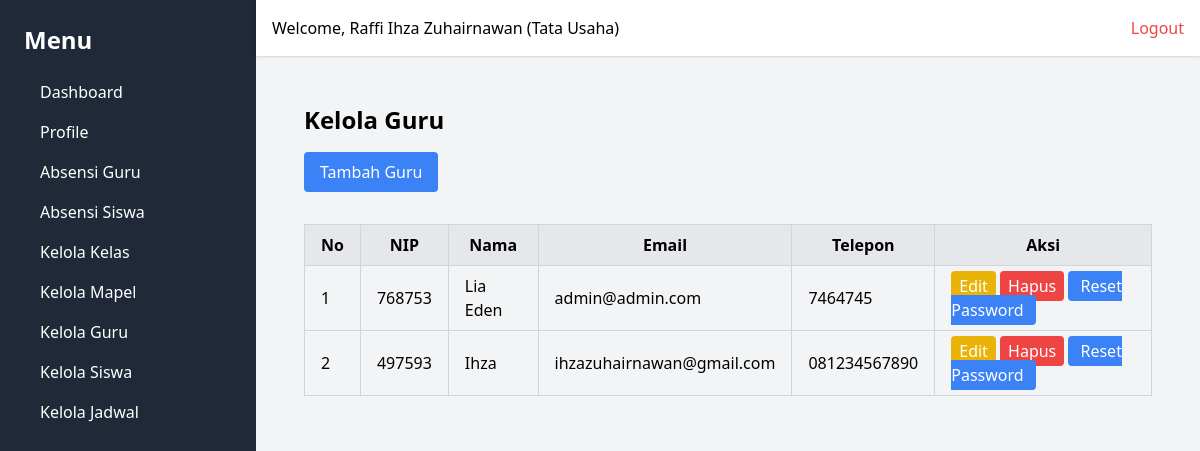
The app's page /guru/ (signed in) with its own data.
### webabsensi/models.py (models this page shows, shortened)
class User(models.Model):
    ROLE_CHOICES = [
        ('Tata Usaha', 'Tata Usaha'),
        ('Guru', 'Guru'),
        ('Kepala Sekolah', 'Kepala Sekolah'),
    ]
    GENDER_CHOICES = [
        ('L', 'Laki-laki'),
        ('P', 'Perempuan'),
    ]
    nip = models.CharField(max_length=20, unique=True)
    email = models.EmailField(unique=True)
    password = models.CharField(max_length=255)
    nama = models.CharField(max_length=50)
    gender = models.CharField(max_length=1, choices=GENDER_CHOICES)
    role = models.CharField(max_length=20, choices=ROLE_CHOICES)
    no_telepon = models.CharField(max_length=15)
    created_at = models.DateTimeField(auto_now_add=True)
    updated_at = models.DateTimeField(auto_now=True)

### webabsensi/views.py (the view)
        def wrapper(request, *args, **kwargs):
            user_id = request.session.get('user_id')
            if not user_id:
                messages.error(request, 'Anda harus login terlebih dahulu.')
                return redirect('login')
            user = User.objects.get(id=request.session['user_id'])
            if user.role not in allowed_roles:
                return render(request, '403.html', {'message': 'Anda tidak memiliki izin untuk mengakses halaman ini.'})
            request.user = user  # Tambahkan user ke request agar dapat digunakan di template
            return view_func(request, *args, **kwargs)

### webabsensi/views.py (called while the page is built)
def role_required(allowed_roles):
    def decorator(view_func):
        def wrapper(request, *args, **kwargs):
            user_id = request.session.get('user_id')
            if not user_id:
                messages.error(request, 'Anda harus login terlebih dahulu.')
                return redirect('login')
            user = User.objects.get(id=request.session['user_id'])
            if user.role not in allowed_roles:
                return render(request, '403.html', {'message': 'Anda tidak memiliki izin untuk mengakses halaman ini.'})
            request.user = user  # Tambahkan user ke request agar dapat digunakan di template
            return view_func(request, *args, **kwargs)
        return wrapper
    return decorator

@role_required(['Tata Usaha', 'Kepala Sekolah'])
def manage_guru(request):
    guru_list = User.objects.filter(role="Guru").order_by('-created_at')
    return render(request, 'guru/manage_guru.html', {'guru_list': guru_list})

### webabsensi/templates/guru/manage_guru.html
{% extends 'base.html' %}
{% block content %}
<div class="p-6">
    <h1 class="text-2xl font-bold mb-4">Kelola Guru</h1>
    <a href="{% url 'add_guru' %}" class="bg-blue-500 text-white px-4 py-2 rounded mb-4 inline-block">Tambah Guru</a>
    <table class="table-auto w-full border-collapse border border-gray-300 mt-4">
        <thead>
            <tr class="bg-gray-200">
                <th class="border border-gray-300 px-4 py-2">No</th>
                <th class="border border-gray-300 px-4 py-2">NIP</th>
                <th class="border border-gray-300 px-4 py-2">Nama</th>
                <th class="border border-gray-300 px-4 py-2">Email</th>
                <th class="border border-gray-300 px-4 py-2">Telepon</th>
                <th class="border border-gray-300 px-4 py-2">Aksi</th>
            </tr>
        </thead>
        <tbody>
            {% for guru in guru_list %}
            <tr>
                <td class="border border-gray-300 px-4 py-2">{{ forloop.counter }}</td>
                <td class="border border-gray-300 px-4 py-2">{{ guru.nip }}</td>
                <td class="border border-gray-300 px-4 py-2">{{ guru.nama }}</td>
                <td class="border border-gray-300 px-4 py-2">{{ guru.email }}</td>
                <td class="border border-gray-300 px-4 py-2">{{ guru.no_telepon }}</td>
                <td class="border border-gray-300 px-4 py-2">
                    <a href="{% url 'edit_guru' guru.id %}" class="bg-yellow-500 text-white px-2 py-1 rounded">Edit</a>
                    <a href="{% url 'delete_guru' guru.id %}" onclick="return confirm('Apakah Anda yakin ingin menghapus guru ini? Semua data yang berkaitan dengan guru ini akan dihapus (seperti jadwal, absensi, dll)')" class="bg-red-500 text-white px-2 py-1 rounded">Hapus</a>
                    <a href="{% url 'reset_password_guru' guru.id %}" class="bg-blue-500 text-white px-3 py-1 rounded"
                        onclick="return confirm('Reset password akan menjadikan password untuk guru ini menjadi 123. Lanjutkan?')">Reset Password</a>
                </td>
            </tr>
            {% empty %}
            <tr>
                <td colspan="6" class="text-center border border-gray-300 px-4 py-2">Tidak ada data guru.</td>
            </tr>
            {% endfor %}
        </tbody>
    </table>
</div>
{% endblock %}

### webabsensi/templates/navbar.html
<div class="bg-white p-4 shadow flex justify-between">
    <h1>Welcome, {{ user.nama }} ({{ user.role }})</h1>
    <a href="{% url 'logout' %}" class="text-red-500">Logout</a>
</div>

### records on screen
User: nama "Raffi Ihza Zuhairnawan", role "Tata Usaha"
User: nip "768753", nama "Lia Eden", email "admin@admin.com", no_telepon "7464745"
User: nip "497593", nama "Ihza", email "ihzazuhairnawan@gmail.com", no_telepon "081234567890"
